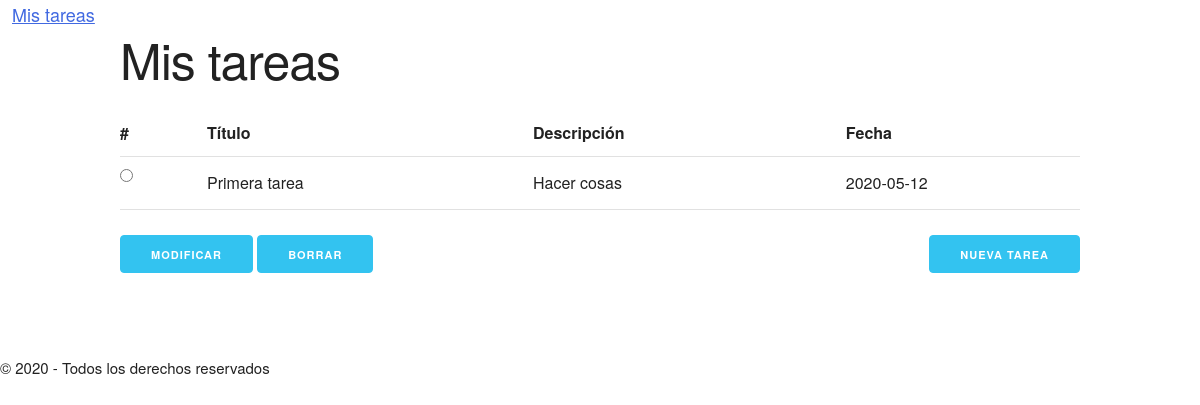
The app's page /, older data.
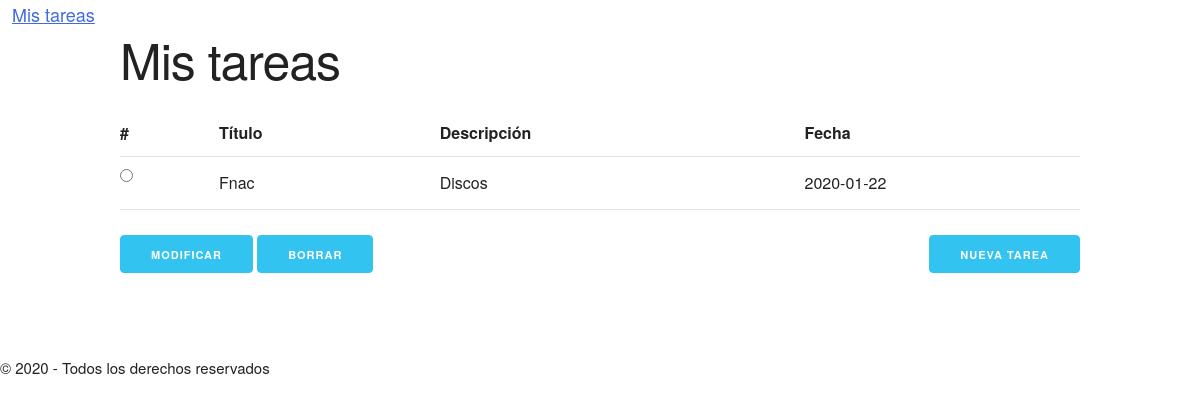
The same page, newer data.
### tables this page shows
CREATE TABLE "tareas" (
	"id"	INTEGER PRIMARY KEY AUTOINCREMENT,
	"titulo"	TEXT NOT NULL,
	"descripcion"	TEXT,
	"fecha"	TEXT NOT NULL
);

### tasks/routes.py (the view)
@app.route("/")
def index():
    registros =  dbQuery('SELECT titulo, descripcion, fecha, id FROM tareas;')
    if registros:
        if isinstance(registros, dict):
            registros = [registros]
    else:
        registros = []
    return render_template("index.html", registros=registros)

### tasks/routes.py (called while the page is built)
def dict_factory(cursor, row):
    d = {}
    for ix, col in enumerate(cursor.description):
        d[col[0]] = row[ix]
    return d

def dbQuery(consulta, *args):
    conn = sqlite3.connect(BASE_DATOS)
    conn.row_factory = dict_factory
    cursor = conn.cursor()
    rows = cursor.execute(consulta, args).fetchall()
    if len(rows) == 1:
        rows = rows[0]
    elif len(rows) == 0:
        rows = None
    conn.commit()
    conn.close()
    return rows

### tasks/templates/index.html (shortened to what this page needs)
{% extends "base.html" %}
{% block content %}
    <h1>Mis tareas</h1>
    <form action="/processtask">
        <table class="u-full-width">
            <tr>
                <th>#</th>
                <th>Título</th>
                <th>Descripción</th>
                <th>Fecha</th>
            </tr>
            {% for data in registros %}
            <tr>
                <td><input type="radio" name="ix" value="{{data['id']}}" ></td>
                <td>{{data['titulo']}}</td>
                <td>{{data['descripcion']}}</td>
                <td>{{data['fecha']}}</td>
            </tr>
            {% endfor %}
        </table>
        <button class="button-primary" name="btnModificar" type="submit">Modificar</button>
        <button class="button-primary" name="btnBorrar" type="submit">Borrar</button>
        <a class="button button-primary u-pull-right" href="/newtask">Nueva tarea</a>
    </form>
{% endblock %}

Row changes from the older to the newer data that the page shows:
removed tareas: titulo "Primera tarea", descripcion "Hacer cosas", fecha "2020-05-12"
added tareas: titulo "Fnac", descripcion "Discos", fecha "2020-01-22"
